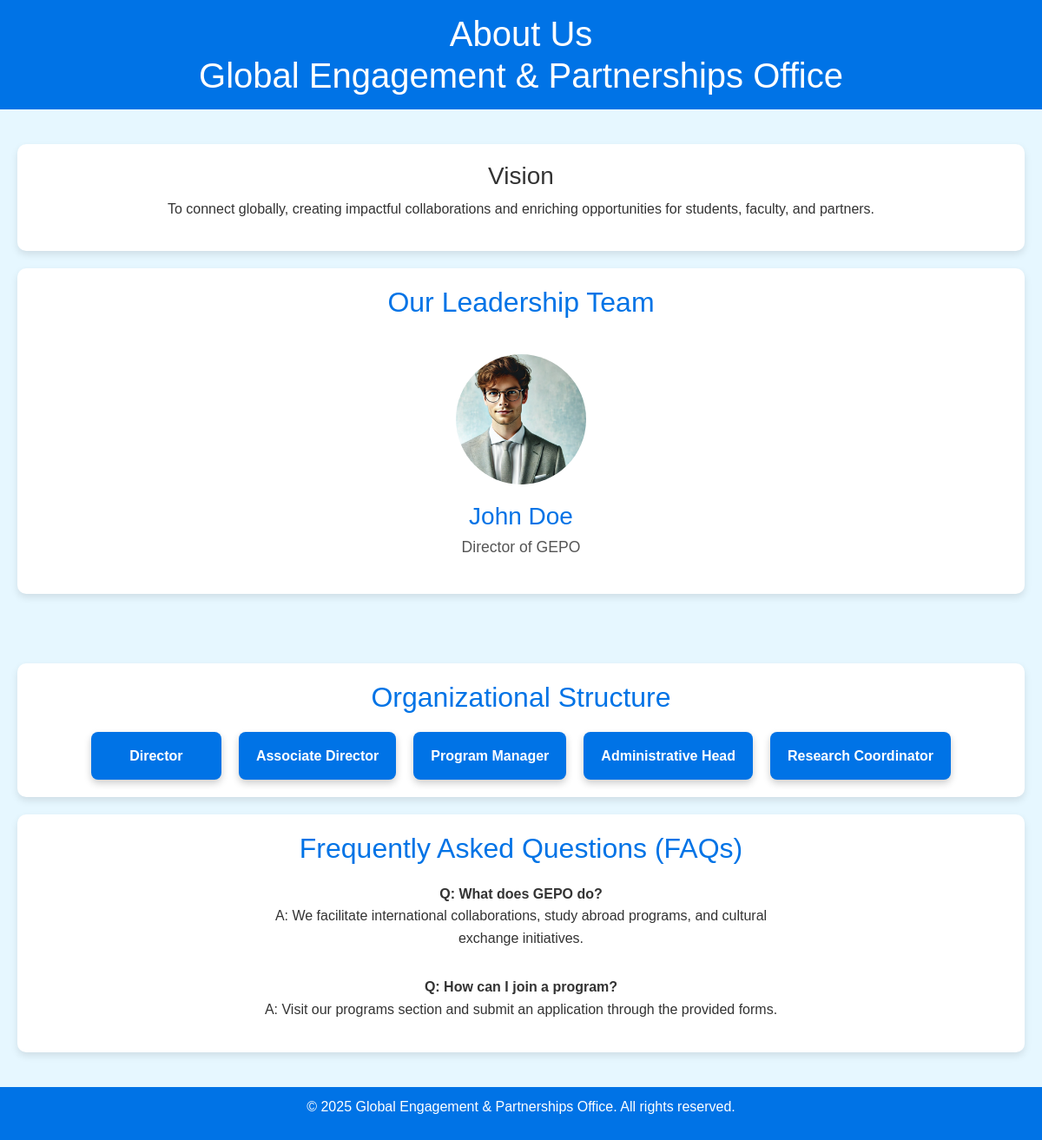
The app's page /aboutus/about.php with its own data.
### tables this page shows
CREATE TABLE vmo (
    id INT AUTO_INCREMENT PRIMARY KEY,
    title VARCHAR(255) NOT NULL,
    description TEXT NOT NULL
);

CREATE TABLE leadership (
    id INT AUTO_INCREMENT PRIMARY KEY,
    name VARCHAR(255) NOT NULL,
    position VARCHAR(255) NOT NULL,
    image_url VARCHAR(255) NOT NULL
);

CREATE TABLE faqs (
    id INT AUTO_INCREMENT PRIMARY KEY,
    question TEXT NOT NULL,
    answer TEXT NOT NULL
);

### aboutus/about.php (the view, shortened to what this page needs)
<?php include 'includes/db_connect.php'; ?>
<!DOCTYPE html>
<html lang="en">
<head>
    <link href="https://cdn.jsdelivr.net/npm/bootstrap@5.3.0-alpha1/dist/css/bootstrap.min.css" rel="stylesheet">
    <link rel="stylesheet" href="css/about.css">
</head>
<body>
    <header>
        <h1>About Us<br>Global Engagement & Partnerships Office</h1>
    </header>
    <div class="container">
        <section class="about-section">
            <div id="vmoCarousel" class="carousel slide" data-bs-ride="carousel">
                <div class="carousel-inner">
                    <?php
                    $vmoResult = $conn->query("SELECT * FROM vmo");
                    $active = 'active';
                    while ($row = $vmoResult->fetch_assoc()) {
                        echo "<div class='carousel-item $active'>
                                <div class='carousel-content'>
                                    <h3>{$row['title']}</h3>
                                    <p>{$row['description']}</p>
                                </div>
                              </div>";
                        $active = '';
                    }
                    ?>
                </div>
                <button class="carousel-control-prev" type="button" data-bs-target="#vmoCarousel" data-bs-slide="prev">
                    <span class="carousel-control-prev-icon" aria-hidden="true"></span>
                </button>
                <button class="carousel-control-next" type="button" data-bs-target="#vmoCarousel" data-bs-slide="next">
                    <span class="carousel-control-next-icon" aria-hidden="true"></span>
                </button>
            </div>
        </section>
        <section class="about-section">
            <h2>Our Leadership Team</h2>
            <div id="leadershipCarousel" class="carousel slide" data-bs-ride="carousel">
                <div class="carousel-inner">
                    <?php
                    $leadershipResult = $conn->query("SELECT * FROM leadership");
                    $active = 'active';
                    while ($row = $leadershipResult->fetch_assoc()) {
                        echo "<div class='carousel-item $active'>
                                <div class='profile'>
                                    <img src='{$row['image_url']}' alt='{$row['name']}' class='profile-img'>
                                    <h3>{$row['name']}</h3>
                                    <p>{$row['position']}</p>
                                </div>
                              </div>";
                        $active = '';
                    }
                    ?>
                </div>
                <button class="carousel-control-prev" type="button" data-bs-target="#leadershipCarousel" data-bs-slide="prev">
                    <span class="carousel-control-prev-icon" aria-hidden="true"></span>
                </button>
                <button class="carousel-control-next" type="button" data-bs-target="#leadershipCarousel" data-bs-slide="next">
                    <span class="carousel-control-next-icon" aria-hidden="true"></span>
                </button>
            </div>
        </section>
    </div>
    <div class="container">
        <section class="about-section">
            <h2>Organizational Structure</h2>
            <div class="org-structure">
                <?php
                $query = "SELECT * FROM organizational_structure";
                $result = $conn->query($query);
                if ($result->num_rows > 0) {
                    $data = [];
                    while ($row = $result->fetch_assoc()) {
                        $data[$row['parent_position']][] = $row['position'];
                    }
                    function render_structure($parent, $data) {
                        if (isset($data[$parent])) {
                            echo '<div class="org-row">';
                            foreach ($data[$parent] as $child) {
                                echo '<div class="org-box">' . htmlspecialchars($child) . '</div>';
                                render_structure($child, $data);
                            }
                            echo '</div>';
                        }
                    }
                    render_structure(null, $data);
                } else {
                    echo '<p>No data available.</p>';
                }
                ?>
            </div>
        </section>
        <section class="about-section">
            <h2>Frequently Asked Questions (FAQs)</h2>
            <div class="faqs">
                <?php
                $query = "SELECT * FROM faqs";
                $result = $conn->query($query);
                if ($result->num_rows > 0) {
                    while ($row = $result->fetch_assoc()) {
                        echo '<div class="faq-item">';
                        echo '<strong>Q: ' . htmlspecialchars($row['question']) . '</strong>';
                        echo '<p>A: ' . htmlspecialchars($row['answer']) . '</p>';
                        echo '</div>';
                    }
                } else {
                    echo '<p>No FAQs available.</p>';
                }
                ?>
            </div>
        </section>
    </div>
    <footer>
        <p>© 2025 Global Engagement & Partnerships Office. All rights reserved.</p>
    </footer>
</body>
</html>

### aboutus/css/about.css (style rules this page uses)
body { margin: 0; font-family: Arial, sans-serif; background-color: #e6f7ff; color: #333; line-height: 1.6; }
header { background-color: #0073e6; color: white; padding: 15px 20px; text-align: center; }
header h1 { margin: 0; }
.container { max-width: 1200px; margin: 0 auto; padding: 20px; }
.about-section { background-color: #ffffff; border-radius: 10px; padding: 20px; margin: 20px 0; box-shadow: 0 4px 8px rgba(0, 0, 0, 0.1); text-align: center; }
.about-section h2 { color: #0073e6; margin-bottom: 20px; }
.profile { text-align: center; padding: 20px; }
.profile-img { width: 150px; height: 150px; border-radius: 50%; object-fit: cover; margin-bottom: 10px; }
.profile h3 { margin: 10px 0 5px; color: #0073e6; }
.profile p { margin: 0; font-size: 1.1em; color: #555; }
.org-structure { display: flex; flex-direction: column; align-items: center; gap: 20px; }
.org-row { display: flex; gap: 20px; justify-content: center; }
.org-box { background: #0073e6; color: white; padding: 15px 20px; border-radius: 8px; box-shadow: 0 4px 8px rgba(0, 0, 0, 0.2); min-width: 150px; text-align: center; font-weight: bold; }
.faqs { display: flex; flex-direction: column; align-items: center; gap: 15px; }
.faq-item { max-width: 600px; text-align: center; }
footer { background-color: #0073e6; color: white; text-align: center; padding: 10px 0; }

### records on screen
vmo: title "Vision", description "To connect globally, creating impactful collaborations and enriching opportunities for students, faculty, and partners."
leadership: image_url (picture), name "John Doe", position "Director of GEPO"
faqs: question "What does GEPO do?", answer "We facilitate international collaborations, study abroad programs, and cultural exchange initiatives."
faqs: question "How can I join a program?", answer "Visit our programs section and submit an application through the provided forms."

### other values on screen
$child "Director"
$child "Associate Director"
$child "Program Manager"
$child "Administrative Head"
$child "Research Coordinator"
